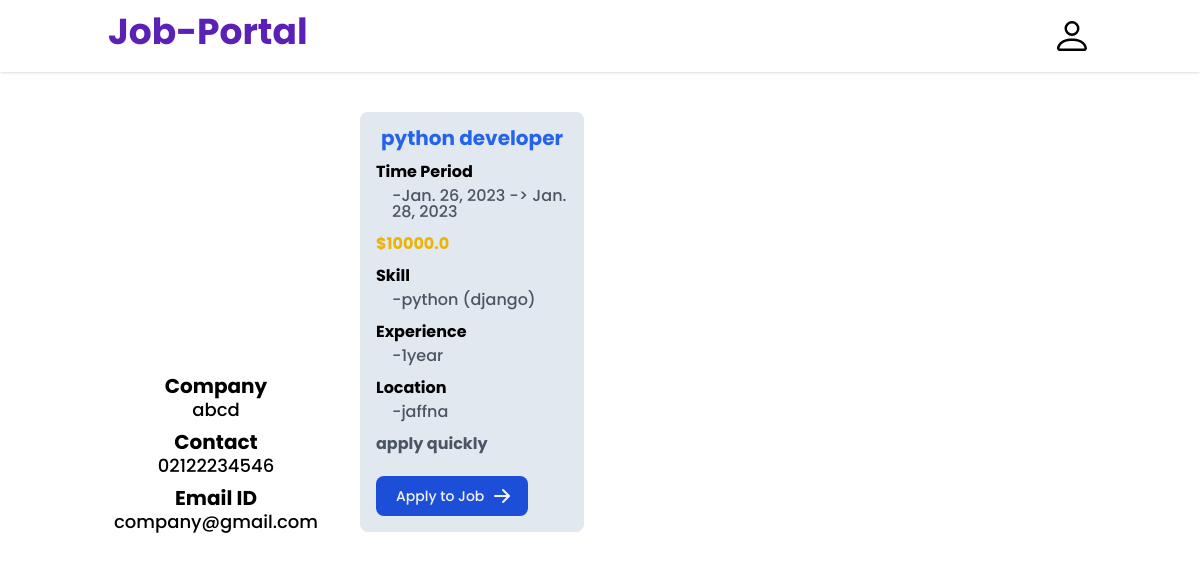
/jobDetails/2, run on the app's committed database.
### job/models.py (models this page shows, shortened)
class Jobs(models.Model):
    company=models.ForeignKey(Company,on_delete=models.CASCADE)
    startDate=models.DateField()
    endDate=models.DateField()
    title=models.CharField(max_length=100)
    salary=models.FloatField(max_length=20)
    description=models.CharField(max_length=300)
    experience=models.CharField(max_length=100)
    location=models.CharField(max_length=100)
    skills=models.CharField(max_length=100)
    creationDate=models.DateField()

class Company(models.Model):
    user=models.ForeignKey(User,on_delete=models.CASCADE)
    company=models.CharField(max_length=100,null=True)
    phoneNo=models.CharField(max_length=15,null=True)
    type=models.CharField(max_length=10,null=True)
    status=models.CharField(max_length=20,null=True)

### job/views.py (the view)
# urls.py: path('jobDetails/<int:pid>',jobDetails,name="jobDetails"),
def jobDetails(request,pid):
    job=Jobs.objects.get(id=pid)
    d={'job':job}
    return render(request,'jobDetails.html',d)

### job/templates/jobDetails.html (shortened to what this page needs)
<!DOCTYPE html>
<html lang="en">
<head>
    {% load static %}
    <script src="https://cdn.tailwindcss.com"></script>
    <link
      rel="stylesheet"
      href="https://cdnjs.cloudflare.com/ajax/libs/font-awesome/6.2.0/css/all.min.css"
    />
    <link rel="stylesheet" href="{% static 'css/style.css'%}">
</head>
<body>
    <nav id="header" class="bg-ash-500 w-full z-10 top-0 shadow">
        <div class="w-full container mx-auto flex flex-wrap items-center mt-0 pt-2 pb-2 md:pb-0">
            <div class="w-1/2 pl-2 md:pl-5 md:pb-4 text-4xl text-violet-800 font-bold">
                <h4>Job-Portal</h4>
            </div>
            <div class="pr-0">
                <div class="flex relative inline-block float-right">
                    <div class="relative text-sm">
                        <button id="userButton" class="flex items-center focus:outline-none mr-3 pt-2">
                            <img class="w-10 h-10 rounded-full bg-white mb-4 mr-2" src="{% static 'images/account.svg' %}" alt="user photo">
                        </button>
                    </div>
                </div>
            </div>
        </div>
    </nav>
    <div class="flex items-center mt-8">
        <div class="container ml-auto mr-auto flex flex-wrap items-start">
                <div class="w-full md:w-1/2 lg:w-1/4 pl-5 pr-5 mb-5 lg:pl-2 lg:pr-2">
                    <div class="bg-white rounded-lg m-h-64 p-2">
                        <figure class="mb-2">
                            <img
                              src="https://srv-cdn.onedio.com/store/bf2cbc886120f284ef46fd92a48f5fb58c62e6a50fbdf8fa796d057dd0ddc242.png"
                              alt=""
                              class="h-64 ml-auto mr-auto"
                            />
                        </figure>
                        <div class="grid gap-y-2">
                            <h5 class="text-black text-xl font-bold leading-none text-center">
                                Company <p class="text-lg font-medium"> {{job.company.company}} </p>
                            </h5>
                            <h5 class="text-black text-xl font-bold leading-none text-center">
                                Contact <p class="text-lg font-medium"> {{job.company.phoneNo}} </p>
                            </h5>
                            <h5 class="text-black text-xl font-bold leading-none text-center">
                                Email ID <p class="text-lg font-medium"> {{job.company.user.username}}</p>
                            </h5>
                        </div>
                    </div>
                </div>
                <div class="w-full md:w-1/2 lg:w-1/4 pl-5 pr-5 mb-5 lg:pl-2 lg:pr-2">
                    <div class="bg-white rounded-lg m-h-80 p-2">
                    <form action="" method="post">
                        <div class="rounded-lg p-4 bg-slate-200 flex flex-col gap-y-4">
                            <div class="text-center text-black">
                                <h5 class="text-blue-600 text-xl font-bold leading-none">
                                    {{job.title}}
                                </h5>
                            </div>
                            <div class="text-left flex flex-col gap-y-4">
                                <h5 class="text-black font-bold leading-none flex flex-col gap-y-2">
                                    Time Period<p class="ml-4 font-medium text-gray-600">-{{job.startDate}} -> {{job.endDate}}</p>
                                </h5>
                                <h6 class="text-yellow-500 font-bold leading-none">
                                    <span class="text-yellow-500 ">$</span>{{job.salary}}
                                </h6>
                                <h5 class="text-black leading-none font-bold flex flex-col gap-y-2">
                                    Skill
                                    <p class="ml-4 font-medium text-gray-600">-{{job.skills}}</p>
                                </h5>
                                <h5 class="text-black leading-none font-bold flex flex-col gap-y-2">
                                    Experience
                                    <p class="ml-4 font-medium text-gray-600">-{{job.experience}}year</p>
                                </h5>
                                <h5 class="text-black font-bold leading-none flex flex-col gap-y-2">
                                    Location<p class="ml-4 font-medium text-gray-600">-{{job.location}}</p>
                                </h5>
                                <h5 class="text-gray-600 font-bold leading-none">
                                    {{job.description}}
                                </h5>
                            </div>
                            <div class="flex items-center float-right">
                                <a href="{%url 'applyForJob' job.id %}" type="button" class="mt-2 text-gray-100 bg-blue-700 hover:bg-blue-800 focus:ring-4 focus:outline-none focus:ring-blue-300 font-medium rounded-lg text-sm px-5 py-2.5 text-center inline-flex items-center dark:bg-blue-600 dark:hover:bg-blue-700 dark:focus:ring-blue-800">
                                    Apply to Job
                                </a>
                            </div>
                        </div>
                    </form>
                    </div>
                </div>
            </div>
        </div>
</body>
</html>

### job/static/css/style.css (style rules this page uses)
*, *::before, *::after { padding: 0; margin: 0; box-sizing: border-box; }
body, input { font-family: "Poppins", sans-serif; }
form { max-width: 260px; width: 100%; margin: 0 auto; height: 100%; display: flex; flex-direction: column; justify-content: space-evenly; grid-column: 1 / 2; grid-row: 1 / 2; transition: opacity 0.02s 0.4s; }

### data on the page
Jobs: company.company "abcd", company.phoneNo "02122234546", company.user.username "company@gmail.com", title "python developer", startDate "Jan. 26, 2023", endDate "Jan. 28, 2023", salary "10000.0", skills "python (django)", experience "1", location "jaffna", description "apply quickly"
